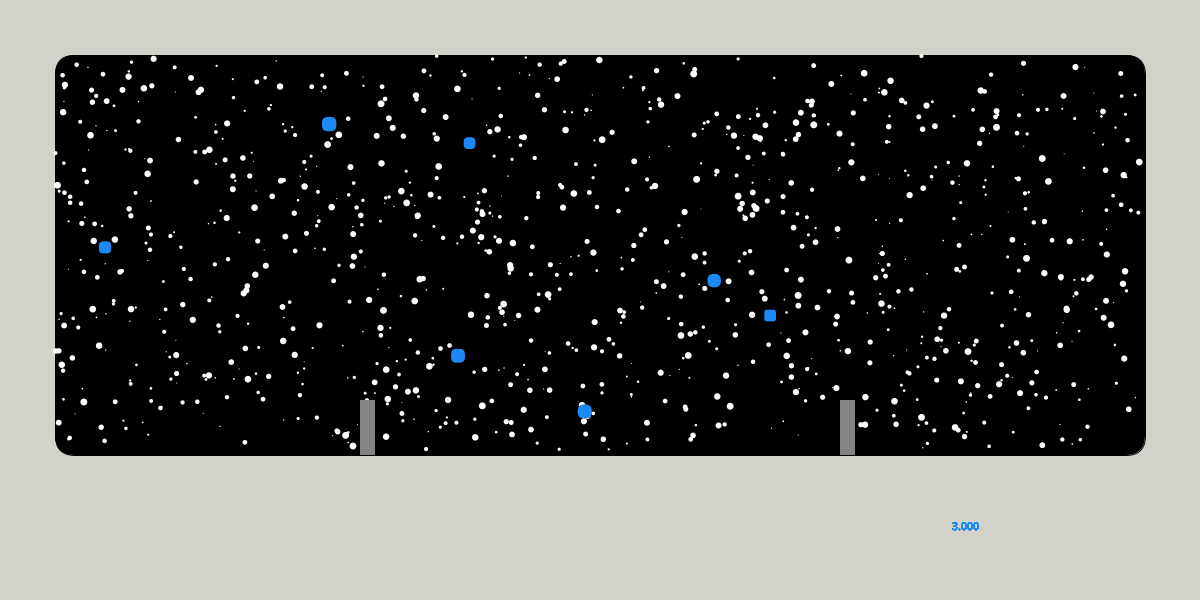
Frame 1 (no input)
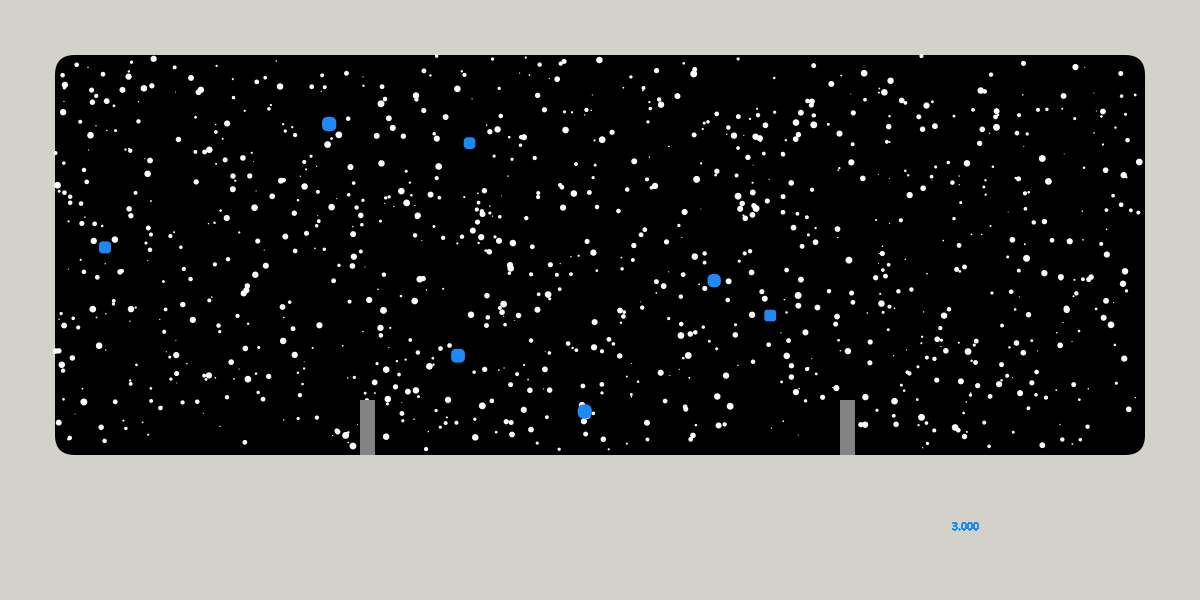
Frame 60 (the mouse pressed at the canvas centre just before this capture)
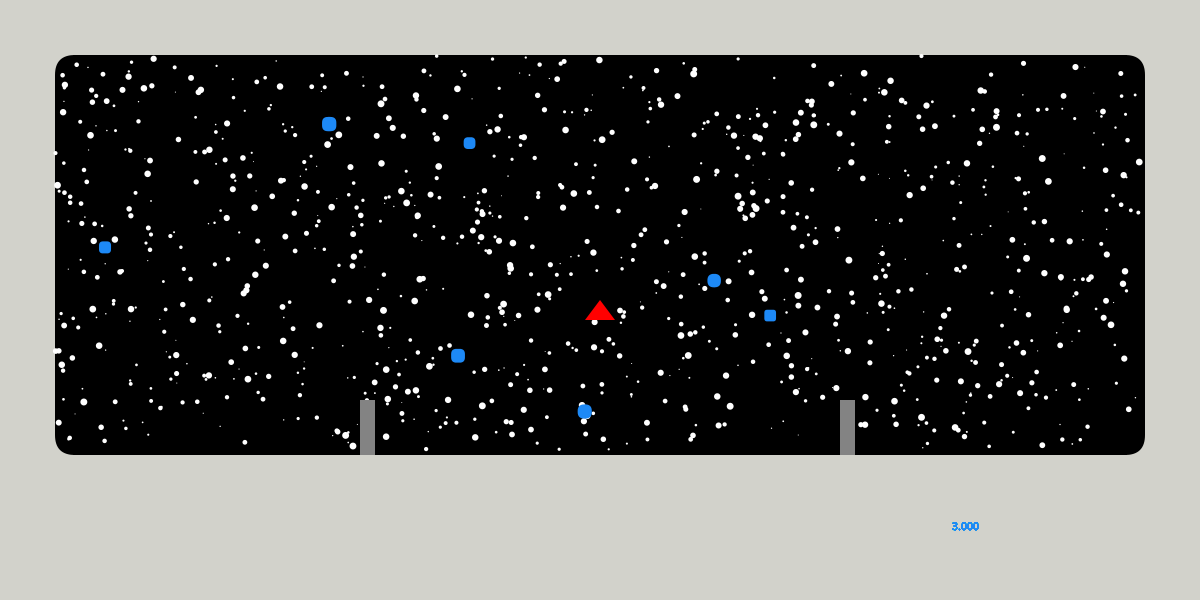
Frame 120 (the mouse held since frame 60 and released just before this capture)

The Processing sketch that drew these frames (run headless with seeded random() and noise(); from frame 60 on, the mouse is pressed at the canvas centre):

// Processing sketch: main
// ── main.pde

//array to store 1000 stars
Star[] stars = new Star[1000];
SpaceRock[] rocks = new SpaceRock[7];

void setup() {
  size(1200, 600);

  //frameRate(40);
  //fullScreen();
  for (int i = 0; i < stars.length; i++) {
    stars[i] = new Star();
  }
  for (int i = 0; i < rocks.length; i++) {
    rocks[i] = new SpaceRock();
  }
  
}

void draw() {

  background(#D2D2CB);
  fill(0);
  //ships Window
  rect(55, 55, width-110, height-200, 20);
  

  //generating stars
  for (int i = 0; i < stars.length; i++) {
    stars[i].show();
  }
  //generating rock
  for (int i = 0; i < rocks.length; i++) {
    rocks[i].show();
  }
  

  //text ("5.00", width-250, height-70);
  //ship gun 1
  fill(#838383);
  rect(width /2 + width/5, height-200, 15, 55);
  
  //ship gun 2
  //fill(#838383);
 rect(width /2 - width/5, height-200, 15, 55);

  //Target 
  fill(#FF0000);
  if (  (mouseX > width-55)  || (mouseX < 55)  || (mouseY > height-150)  || (mouseY < 55)) {
    fill(#D2D2CB);
  } else {
    fill(#FF0000);
    triangle(mouseX, mouseY, mouseX-15, mouseY+20, mouseX+15, mouseY+20);
  }
  

  
  
}


// ships lazer
void mousePressed() {
  int  x = mouseX;
  int  y = mouseY;

  //gun 1 lazer
  strokeWeight(6);
  stroke(#DBDF67);
  line(width /2 + width/5 + 5 , height-200, x, y);
  
  //gun 1 lazer
  strokeWeight(6);
  stroke(#DBDF67);
  line(width /2 - width/5 + 5 , height-200, x, y);
}



//Ship controls
void keyPressed() {
  switch(key){
    // turn ship left
     case 'a':
        for (int i = 0; i < stars.length; i++) {
            stars[i].updateLeft();
        }
     break;
     case 'A':
         for (int i = 0; i < stars.length; i++) {
            stars[i].updateLeft();
          }
     break;
     
     //Turn ship Down
     case 's':
          for (int i = 0; i < stars.length; i++) {
            stars[i].updateDown();
          }
     break;
     case 'S':
           for (int i = 0; i < stars.length; i++) {
            stars[i].updateDown();
          }
     break;
     
     //Turn ship up
     case 'w':
           for (int i = 0; i < stars.length; i++) {
             stars[i].updateUp();
          }
     break;
     case 'W':
           for (int i = 0; i < stars.length; i++) {
            stars[i].updateUp();
          }
     break;
     
     // Turn ship right
     case 'd':
           for (int i = 0; i < stars.length; i++) {
            stars[i].updateRight();
          }
     break;
     case 'D':
           for (int i = 0; i < stars.length; i++) {
            stars[i].updateRight();
          }
     break;
    
     
     //Speed up Ship
     case 'p':
           for (int i = 0; i < stars.length; i++) {
             stars[i].speedUp();
             
          }
     break;
     case 'P':
           for (int i = 0; i < stars.length; i++) {
            stars[i].speedUp();
          }
     break;
     
     // Lower ship speed
     case 'l':
           for (int i = 0; i < stars.length; i++) {
            stars[i].speedDown();
          }    
     break;
     case 'L':
            for (int i = 0; i < stars.length; i++) {
            stars[i].speedDown();
          }
          
     break;
   
    
  } 
  

}
// ── SpaceRock.pde
class SpaceRock {
  
  float x;
  float y;
  float s = random(10,15);
  float c = random(1,7);
  SpaceRock(){
    
    
    // account 5 px for screen curve
  x = random(55, width-60);
  y = random(55, height-150);
  
}



  void show(){
  
    rect(x, y, s, s, c);
      
  }

}
// ── Star.pde
class Star {

  float x;
  float y;
  
  //Store ship Speed
  float speed = 3;
  
  //size of star
  float s = random(1,7);
  
  Star(){
    
  // account 5 px for screen curve
  x = random(55, width-60);
  y = random(55, height-150);

 }
 
   // ship can look left
   void updateLeft(){
    text ("Turning Left", 250, height-90);
    x +=speed;  
     if(x >= width-60){
           x = random(55, 55);
           y = random(55, height-150);
      } 
    
   }
  
   // ship can look Right
   void updateRight(){
    text ("Turning Right", 250, height-90);
    x -=speed;
    if(x <= 55){
          x = width-60;
          y = random(55, height-150);
      } 
    
   }
   // ship can look up
   void updateUp(){
    text ("Accending", 250, height-90);
    y +=speed;
    if(y >= height-150){
       x = random(55, width-60);
       y = 55;
      } 
    
   }
   // ship can look down
   void updateDown(){
    fill(#F61D1D);
    text ("Decending", 250, height-90);
    y -=speed;
    if(y <= 55){
         x = random(55, width-60);
         y =height-150;
      } 
   }
   
   //display stars
   void show(){
     fill(255);
     noStroke();
     ellipse(x, y, s, s);
   
     if(speed > 10){
       fill(#F61D1D);
       text (speed, width-250, height-70);
       
     }
       if(speed > 8.5 && speed < 10){
         fill(#E8F61D);
         text (speed, width-250, height-70);
       }
     
     if(speed < 8.5){
       fill(#1D89F6);
       text (speed, width-250, height-70);
     }
   

   if(speed >= 10.6){
       fill(#F61D1D);
       text ("Max Speed", width-250, height-90);
     }
     
   if(speed == 0){
       fill(#0011FF);
       text ("Engine Off", width-250, height-90);
     }
   }
 
 
 //Speed ships speed up
 void speedUp(){
   
   if ((speed + .3)< 11){
     speed = speed + .3;
    
   }
   else{
        return;
   }
 }
  //Slow ships speed Down
 void speedDown(){
   
   if(speed <= 1){
     speed=0;
     return;
   }
   else{
     speed = speed - .3; 
   }
 }
 
   void warpSpeed(){
   
     
   }
 }
 
